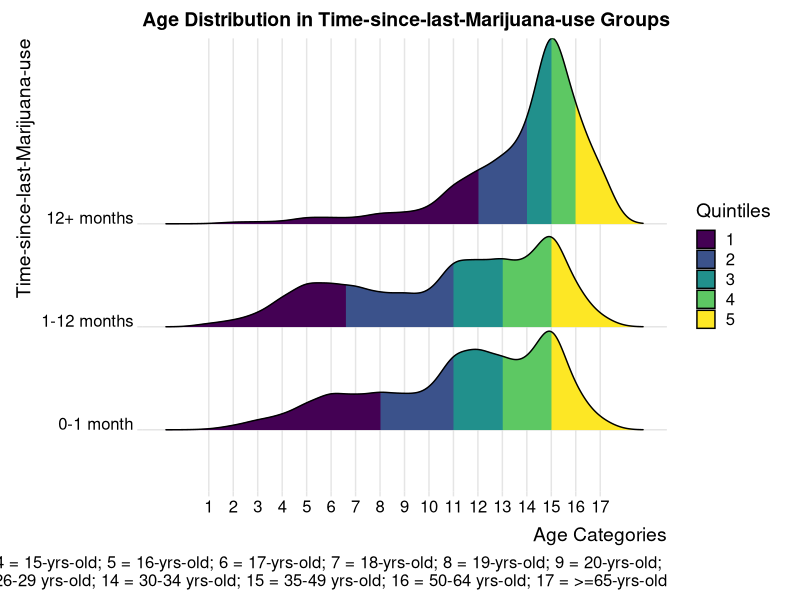
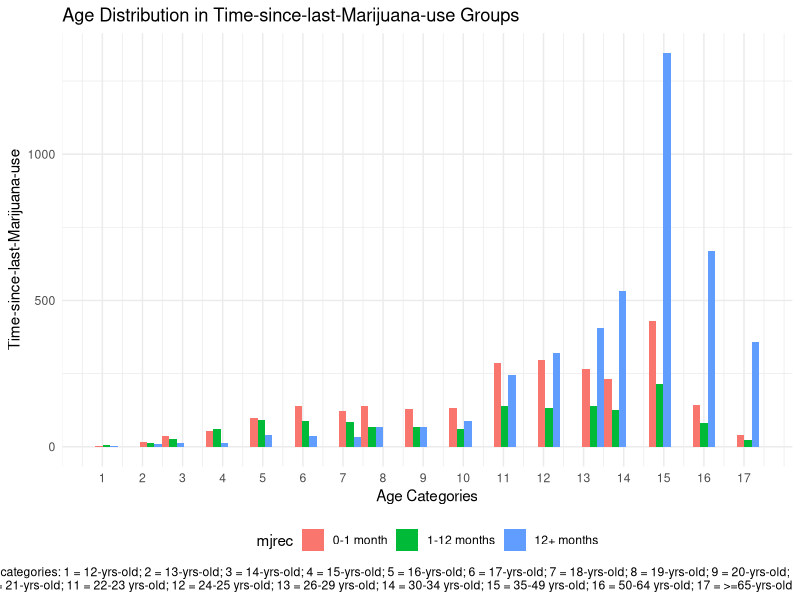

These charts were generated, in order, by the following R code:
## ---- chunk 1
library(tidyverse)
library(ggplot2)
library(ggridges)

knitr::opts_chunk$set(
  fig.width = 10,
  fig.asp = .6,
  out.width = "90%"
)

theme_set(theme_minimal() + theme(legend.position = "bottom"))
## ---- chunk 2
nsduh_df = read_csv("data/nsduh_19.csv")

mari_df = nsduh_df %>%
  filter(mjrec == c("1", "2", "3")) %>%
  mutate(mjrec = recode(mjrec, "1" = "0-1 month",
                        "2" = "1-12 months",
                        "3" = "12+ months")) %>%
  group_by(mjrec)
## ---- chunk 3
mari_df %>% 
  ggplot(aes(x = age2, y = mjrec, fill = factor(stat(quantile)))) + 
  stat_density_ridges(geom = "density_ridges_gradient", calc_ecdf = TRUE, quantiles = 5, alpha = 0.5) +
  scale_fill_viridis_d(name = "Quintiles") + 
  theme_ridges() +
  labs(title = "Age Distribution in Time-since-last-Marijuana-use Groups",
       x = "Age Categories",
       y = "Time-since-last-Marijuana-use",
       caption = "In Age categories: 1 = 12-yrs-old; 2 = 13-yrs-old; 3 = 14-yrs-old; 4 = 15-yrs-old; 5 = 16-yrs-old; 6 = 17-yrs-old; 7 = 18-yrs-old; 8 = 19-yrs-old; 9 = 20-yrs-old; \n10 = 21-yrs-old; 11 = 22-23 yrs-old; 12 = 24-25 yrs-old; 13 = 26-29 yrs-old; 14 = 30-34 yrs-old; 15 = 35-49 yrs-old; 16 = 50-64 yrs-old; 17 = >=65-yrs-old") +
  scale_x_continuous(breaks = c(1,2,3,4,5,6,7,8,9,10,11,12,13,14,15,16,17))
## ---- chunk 4
mari_df %>% 
  ggplot(aes(x = age2, fill = mjrec)) +
  geom_histogram(position = "dodge") +
  labs(title = "Age Distribution in Time-since-last-Marijuana-use Groups",
       x = "Age Categories",
       y = "Time-since-last-Marijuana-use",
       caption = "In Age categories: 1 = 12-yrs-old; 2 = 13-yrs-old; 3 = 14-yrs-old; 4 = 15-yrs-old; 5 = 16-yrs-old; 6 = 17-yrs-old; 7 = 18-yrs-old; 8 = 19-yrs-old; 9 = 20-yrs-old; \n10 = 21-yrs-old; 11 = 22-23 yrs-old; 12 = 24-25 yrs-old; 13 = 26-29 yrs-old; 14 = 30-34 yrs-old; 15 = 35-49 yrs-old; 16 = 50-64 yrs-old; 17 = >=65-yrs-old") +
  scale_x_continuous(breaks = c(1,2,3,4,5,6,7,8,9,10,11,12,13,14,15,16,17))
